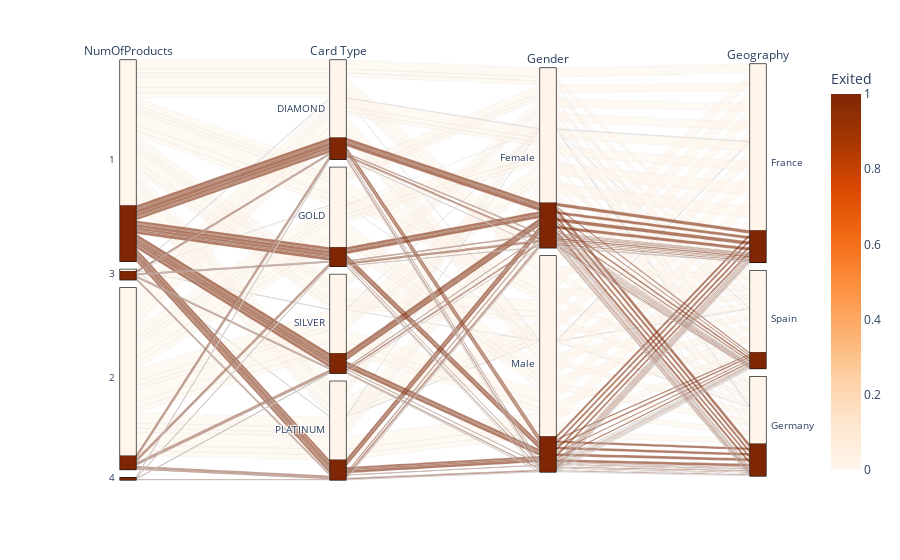

Notebook code cell kept with this figure:
### Code cell
"""
from imblearn.under_sampling import RandomUnderSampler

df_undersample = df.copy()
X_plot = df_undersample.drop('Exited', axis=1)
y_plot= df_undersample['Exited']

# Initialize undersampler to balance the data | Avoiding overfitting and bias
rus = RandomUnderSampler(random_state=42)

# Resample the dataset
X_plot_undersample, y_plot_undersample = rus.fit_resample(X_plot, y_plot)
rus = RandomUnderSampler(random_state=42)

#Dataframe to visualize after undersampling
df_plot_undersample = pd.concat([X_plot_undersample, y_plot_undersample], axis=1)

"""
#Dataframe used for plotting
# Use df to plot the original data
#Use df_plot_undersample to plot the undersampled data
df_plot=df

# Plotting the distribution of the Age and Gender
g = sns.FacetGrid(df_plot, col='Gender', height=3)
g.map(plt.hist, 'Age', bins=10, color='orange', edgecolor='black')
g.add_legend()
plt.show()

# Plotting the distribution of IsActiveMember vs Exits
g = sns.FacetGrid(df_plot, col='Exited', height=3)
g.map(plt.hist, 'IsActiveMember', bins=10, color='orange', edgecolor='black')
g.add_legend()
plt.show()

# Plotting the distribution of Satisfaction Score vs Exits
g = sns.FacetGrid(df_plot, col='Exited', height=3)
g.map(plt.hist, 'Satisfaction Score', bins=10, color='orange', edgecolor='black')
g.add_legend()
plt.show()

# Plotting the distribution of Age vs Exits
g = sns.FacetGrid(df_plot, col='Exited', height=3)
g.map(plt.hist, 'Age', bins=20, color='orange', edgecolor='black')
g.add_legend()
plt.show()

# Counting the number of exited customers
plt.figure(figsize=(7, 3))
sns.countplot(x='Exited', data=df_plot, palette='Oranges')
plt.title('Count of exits')
plt.xlabel('Exits')
plt.ylabel('Count')
plt.show()
print(f"Percent of exits: {df_plot['Exited'].value_counts()[1]}/{df_plot['Exited'].value_counts()[0]}={round(df_plot['Exited'].value_counts()[1]/df_plot['Exited'].value_counts()[0],4)*100}%")

# Plotting the interaction between Age, Tenure, NumOfProducts, and Estimated Salary vs Exits
sns.pairplot(df_plot[['Exited','Tenure', 'Age', 'NumOfProducts','EstimatedSalary']], hue='Exited', palette='Oranges')
plt.show()


# See the interaction of the features NumOfProducts, Card Type, Gender, Geography vs Exits
import plotly.express as px
fig=px.parallel_categories(
    data_frame=df_plot,
    dimensions=['NumOfProducts','Card Type', 'Gender','Geography'],
    color='Exited',
    color_continuous_scale=px.colors.sequential.Oranges
)
fig.show()

### Figure 1 — Plotly figure (JSON) as saved in the notebook; plotly's stock layout.template omitted (floating-point values rounded to 4 significant figures; data arrays with more than 128 entries replaced by an {"elided": "..."} marker saying what was removed)
{"data": [{"dimensions": [{"label": "NumOfProducts", "values": {"elided": "10000 int values"}}, {"label": "Card Type", "values": {"elided": "10000 str values"}}, {"label": "Gender", "values": {"elided": "10000 str values"}}, {"label": "Geography", "values": {"elided": "10000 str values"}}], "domain": {"x": [0, 1], "y": [0, 1]}, "line": {"color": {"elided": "10000 int values"}, "coloraxis": "coloraxis"}, "name": "", "type": "parcats"}], "layout": {"coloraxis": {"colorbar": {"title": {"text": "Exited"}}, "colorscale": [[0, "rgb(255,245,235)"], [0.125, "rgb(254,230,206)"], [0.25, "rgb(253,208,162)"], [0.375, "rgb(253,174,107)"], [0.5, "rgb(253,141,60)"], [0.625, "rgb(241,105,19)"], [0.75, "rgb(217,72,1)"], [0.875, "rgb(166,54,3)"], [1, "rgb(127,39,4)"]]}, "legend": {"tracegroupgap": 0}, "margin": {"t": 60}}}
